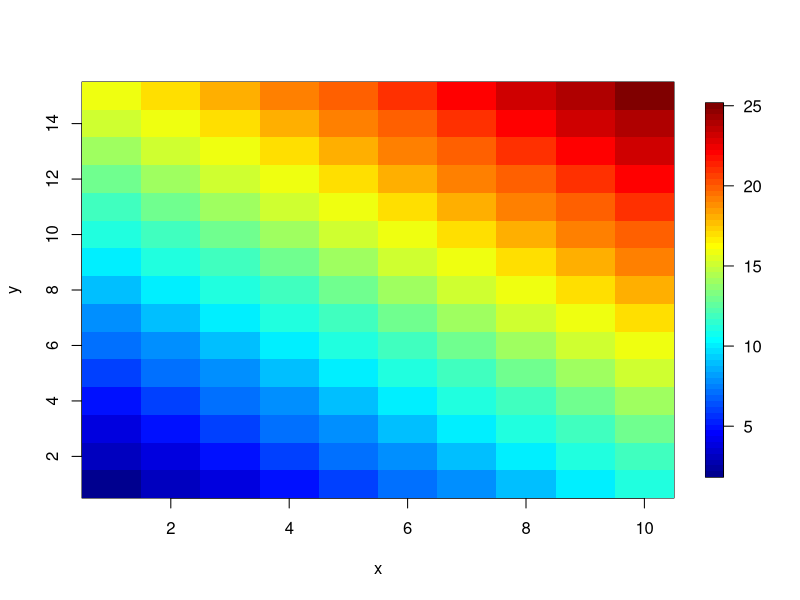
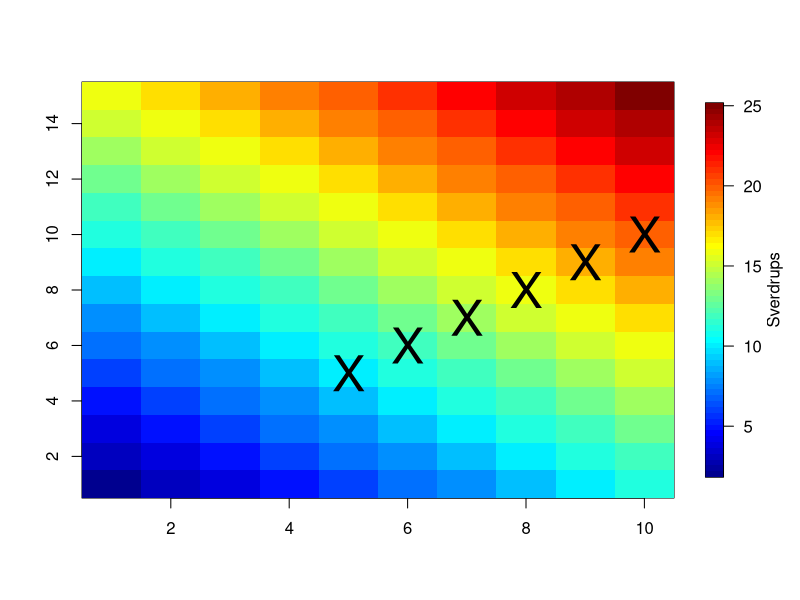
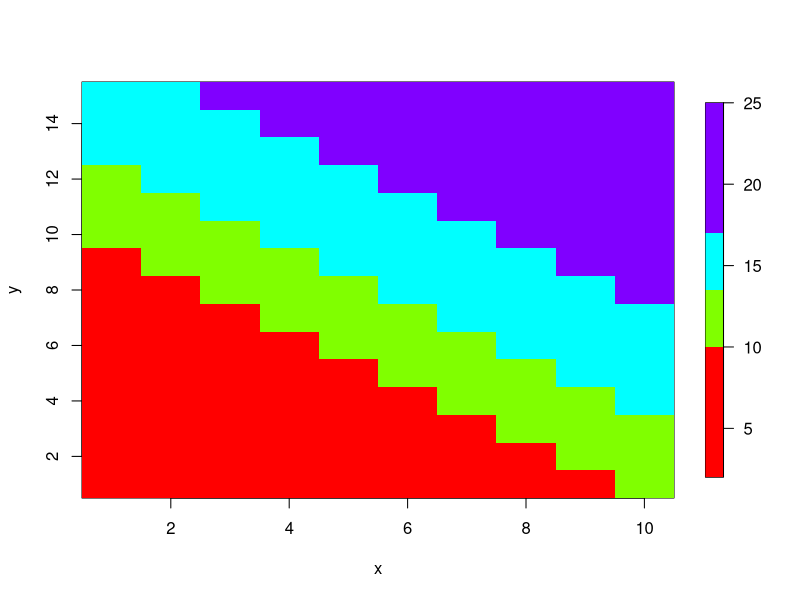
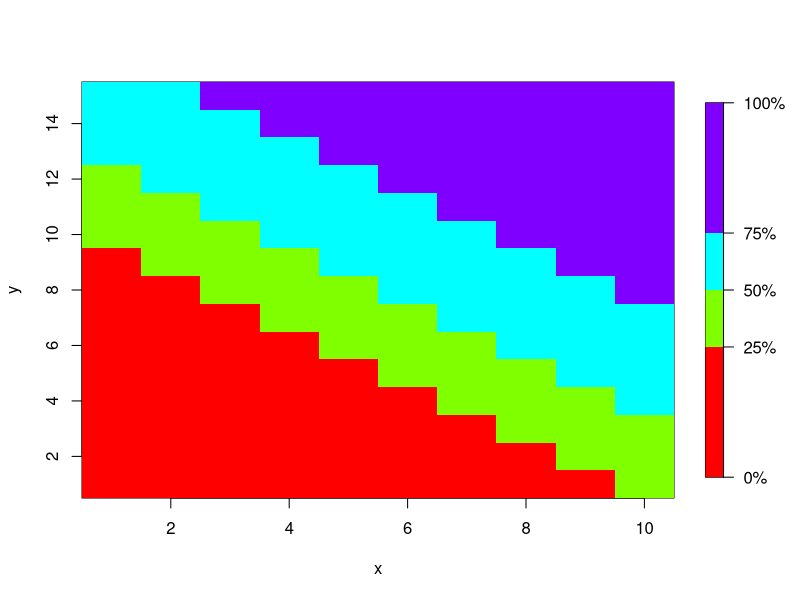
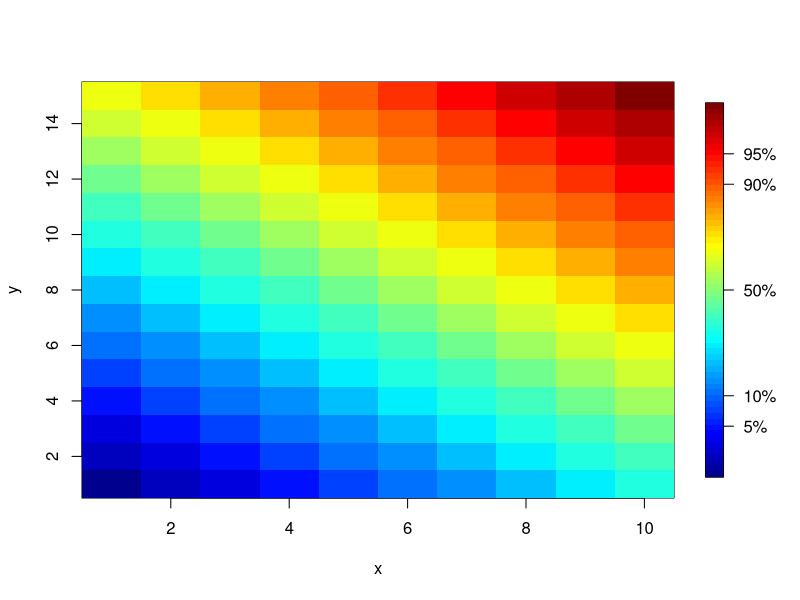
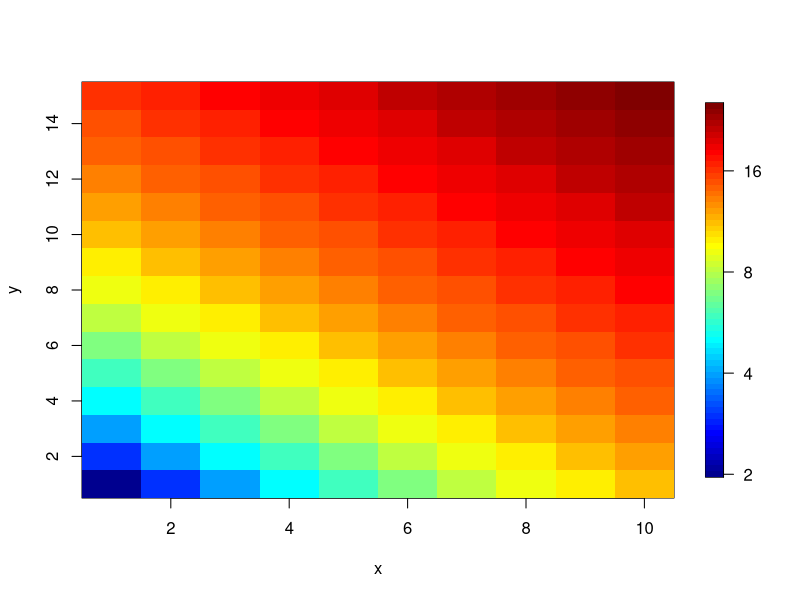
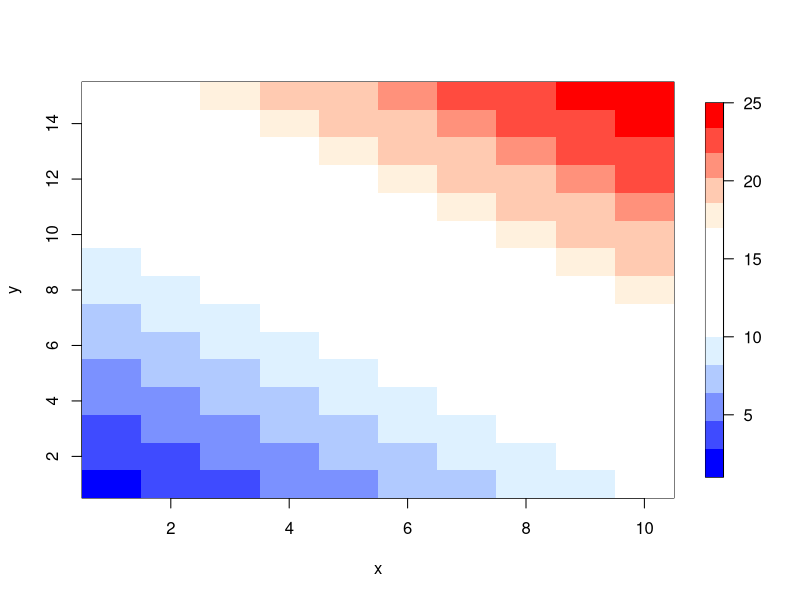
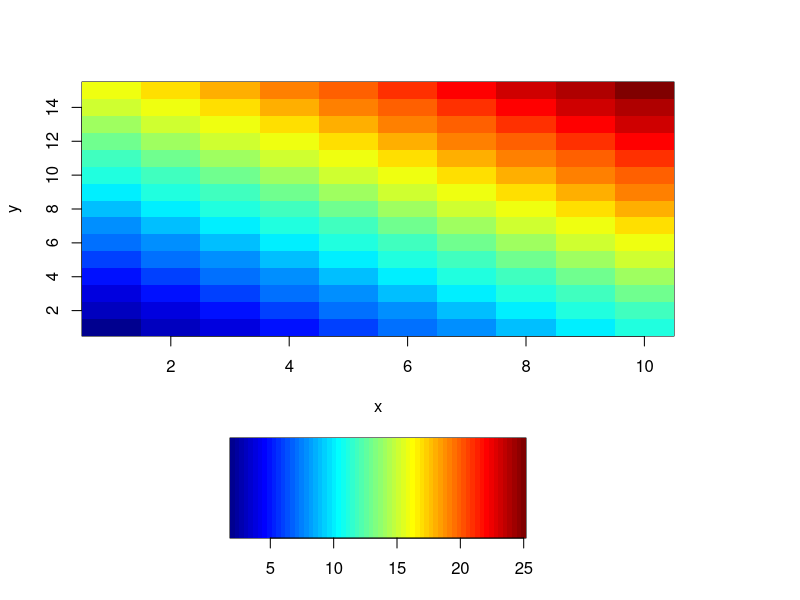

Generate these figures, in order, with R:
library(fields)


### Name: image.plot
### Title: Draws image plot with a legend strip for the color scale based
###   on either a regular grid or a grid of quadrilaterals.
### Aliases: image.plot
### Keywords: hplot

### ** Examples

  x<- 1:10
  y<- 1:15
  z<- outer( x,y,"+") 
  image.plot(x,y,z) 

# or 
  obj<- list( x=x,y=y,z=z)
  image.plot(obj, legend.lab="Sverdrups")

# add some points on diagonal using standard plot function
#(with some clipping beyond 10 anticipated)
  points( 5:12, 5:12, pch="X", cex=3)

# adding breaks and distinct colors for intervals of z
# with and without lab.breaks
  brk<- quantile( c(z))
  image.plot(x,y,z, breaks=brk, col=rainbow(4))
# annotate legend strip  at break values and add a label
  image.plot(x,y,z, breaks=brk, col=rainbow(4),
                       lab.breaks=names(brk))
#
# compare to 
  zp <-quantile(c(z), c( .05, .1,.5, .9,.95))
  image.plot(x,y,z, 
     axis.args=list( at=zp, labels=names(zp) ) )
# a log scaling for the colors
  ticks<- c( 1, 2,4,8,16,32)
  image.plot(x,y,log(z), axis.args=list( at=log(ticks), labels=ticks))

# see help file for designer.colors to generate a color scale that adapts to 
# quantiles of z. 
# Two add some color scales together here is an example of  5 blues to white to 5 reds
# with white being a specific size.
 colorTable<- designer.colors(11, c( "blue","white", "red") )
# breaks with a gap of 10 to 17 assigned the white color
 brks<- c(seq( 1, 10,,6), seq( 17, 25,,6)) 
 image.plot( x,y,z,breaks=brks, col=colorTable)
#
#fat (5 characters wide) and short (50% of figure)  color bar on the bottom
   image.plot( x,y,z,legend.width=5, legend.shrink=.5, horizontal=TRUE) 

# adding a label with all kinds of additional arguments.
# use side=4 for vertical legend and side= 1 for horizontal legend
# to be parallel to axes. See help(mtext).

image.plot(x,y,z, 
       legend.args=list( text="unknown units",
     col="magenta", cex=1.5, side=4, line=2))

#### example using a irregular quadrilateral grid
data( RCMexample)

image.plot( RCMexample$x, RCMexample$y, RCMexample$z[,,1])
ind<- 50:75 # make a smaller image to show bordering lines
image.plot( RCMexample$x[ind,ind], RCMexample$y[ind,ind], RCMexample$z[ind,ind,1],
                                      border="grey50", lwd=2)


#### multiple images with a common legend

set.panel()

# Here is quick but quirky way to add a common legend to several plots. 
# The idea is leave some room in the margin and then over plot in this margin

par(oma=c( 0,0,0,4)) # margin of 4 spaces width at right hand side
set.panel( 2,2) # 2X2 matrix of plots

# now draw all your plots using usual image command
for (  k in 1:4){
  data<- matrix( rnorm(150), 10,15)
  image( data, zlim=c(-4,4), col=tim.colors())
# and just for fun add a contour plot  
  contour( data, add=TRUE)
}

par(oma=c( 0,0,0,1))# reset margin to be much smaller.
image.plot( legend.only=TRUE, zlim=c(-4,4)) 

# image.plot tricked into  plotting in margin of old setting 

set.panel() # reset plotting device

#
# Here is a more learned strategy to add a common legend to a panel of
# plots  consult the split.screen help file for more explanations.
# For this example we draw two
# images top and bottom and add a single legend color bar on the right side 

# first divide screen into the figure region (left) and legend region (right)
   split.screen( rbind(c(0, .8,0,1), c(.8,1,0,1)))

# now subdivide up the figure region into two parts
   split.screen(c(2,1), screen=1)-> ind
   zr<- range( 2,35)
# first image
   screen( ind[1])
   image( x,y,z, col=tim.colors(), zlim=zr)

# second image
   screen( ind[2])
   image( x,y,z+10, col=tim.colors(), zlim =zr)

# move to skinny region on right and draw the legend strip 
   screen( 2)
   image.plot( zlim=zr,legend.only=TRUE, smallplot=c(.1,.2, .3,.7),
   col=tim.colors())

   close.screen( all=TRUE)


# you can always add a legend arbitrarily to any plot;
# note that here the plot is too big for the vertical strip but the
# horizontal fits nicely.
plot( 1:10, 1:10)
image.plot( zlim=c(0,25), legend.only=TRUE)
image.plot( zlim=c(0,25), legend.only=TRUE, horizontal =TRUE)

# combining the  usual image function and adding a legend
# first change margin for some more room
## Not run: 
##D par( mar=c(10,5,5,5))
##D image( x,y,z, col=topo.colors(64))
##D image.plot( zlim=c(0,25), nlevel=64,legend.only=TRUE, horizontal=TRUE,
##D col=topo.colors(64))
## End(Not run)
#
# 
# sorting out the difference in formatting between matrix storage 
# and the image plot depiction 
# this really has not much to do with image.plot but I hope it is useful

A<- matrix( 1:48, ncol=6, nrow=8)
# first column of A will be 1:8 
#   ...  second  is  9:16 

image.plot(1:8, 1:6, A)
# add labels to each box 
text( c( row(A)), c( col(A)), A)
# and the indices ...
text( c( row(A)), c( col(A))-.25,  
   paste( "(", c(row(A)), ",",c(col(A)),")", sep=""), col="grey")

# "columns" of A are horizontal and rows are ordered from bottom to top!
#
# matrix in its usual tabular form where the rows are y  and columns are x
image.plot( t( A[8:1,]), axes=FALSE)
 
